Frame 1 (no input): blank canvas, image omitted
Frame 60 (no input): blank canvas, image omitted
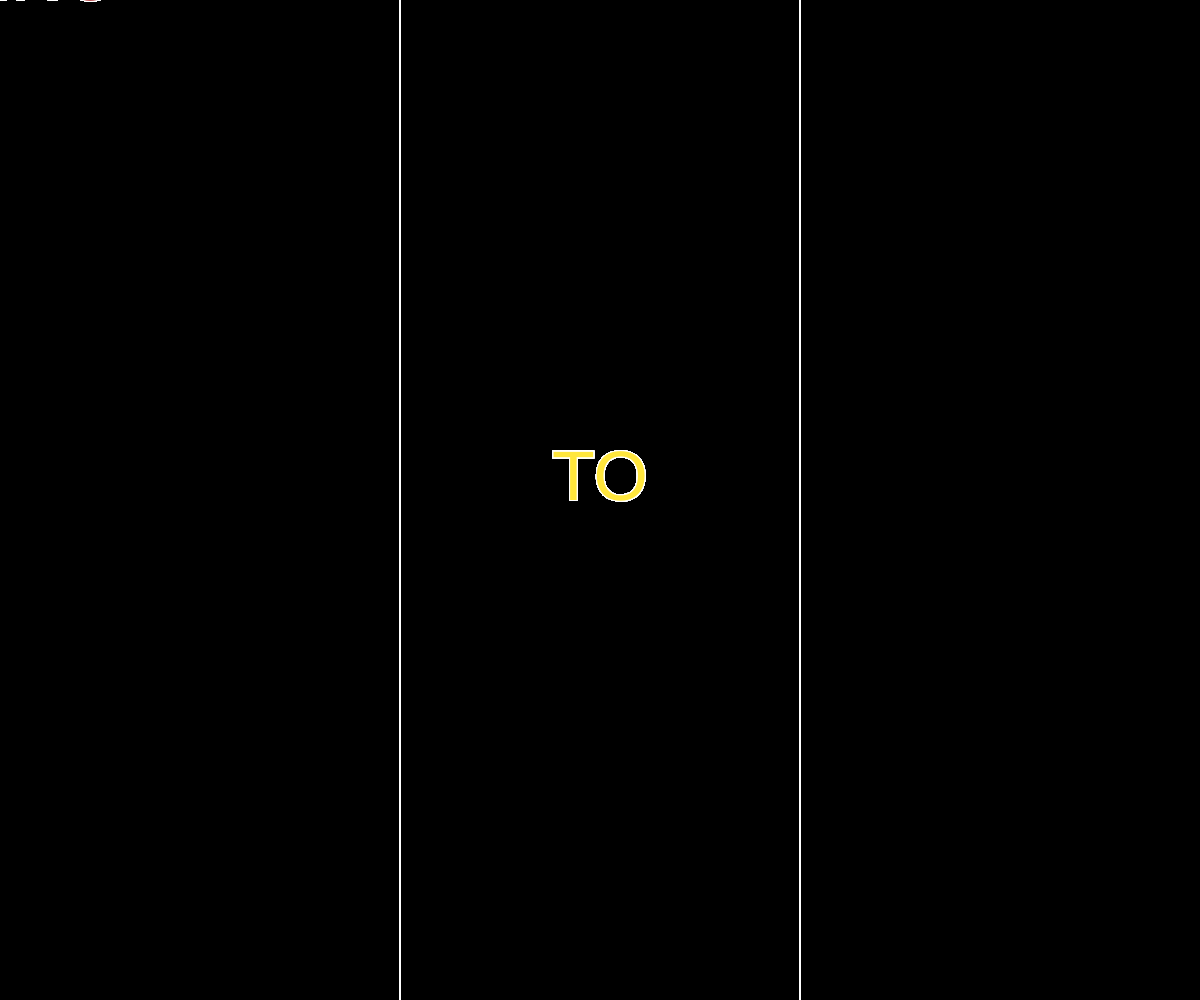
Frame 120 (the mouse pressed at the canvas centre since frame 60)

The p5.js sketch whose frames 1 and 60 were blank and that drew this single picture after the mouse press (run headless with seeded random() and noise() and a simulated clock; from frame 60 on, the mouse is pressed at the canvas centre):

// p5.js sketch
// ── sketch.js
var words = [];

function setup() {
 createCanvas (windowWidth,windowHeight);
  background(0);
 textSize(70);
	textAlign(CENTER);
	stroke(255);
	strokeWeight(2);
 words = ["GOING","TO","JAMAICA"];
}

function draw() {
 
  
  if (mouseX < windowWidth/3 ){
   fill (150,0,0);
   text(words[0], mouseX, mouseY);
  }
  
   if (mouseX > (windowWidth - windowWidth/3 )){
    fill (0,150,0);
   text(words[2], mouseX, mouseY);
  }
  
 if(mouseX> windowWidth/3 && mouseX < (windowWidth - windowWidth/3 ) ) {
    fill (255,230,60);
      text(words[1], mouseX, mouseY);
  }
  
  line(windowWidth/3, 0, windowWidth/3, windowHeight);
  line((windowWidth - windowWidth/3), 0, (windowWidth - windowWidth/3), windowHeight);
}
